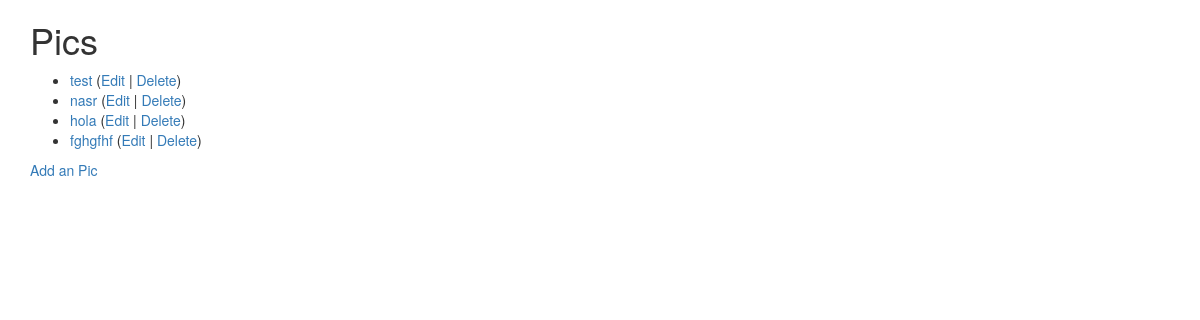
Page /pics/ (signed in) on the committed database.
### pics/models.py (models this page shows, shortened)
class Pic(models.Model):
    title = models.CharField(max_length=200,
                            validators=[MinLengthValidator(2, "Title must be greater than 2 characters")]
            )
    text = models.TextField()
    owner = models.ForeignKey(settings.AUTH_USER_MODEL, on_delete=models.CASCADE)
    picture  = models.BinaryField(null=True, blank=True, editable=True)
    content_type = models.CharField(max_length=256, null=True, blank=True
                                    , help_text="The MIMEType of the file")
    created_at = models.DateTimeField(auto_now_add=True)
    updated_at = models.DateTimeField(auto_now=True)

### pics/views.py (the view)
# urls.py: path('', views.PicListView.as_view(), name = "all"),
class PicListView(OwnerListView):
    model = Pic
    template_name = "pics/list.html"
    success_url = reverse_lazy('pics:all')

### pics/templates/pics/list.html
{% extends "base_bootstrap.html" %}
{% block content %}
<h1>Pics</h1>
<p>
    {% if pic_list %}
    <ul>
        {% for pic in pic_list %}
        <li>
            <a href="{% url 'pics:pic_detail' pic.id %}">{{pic.title}}</a>
            {% if pic.owner == user %}
                (<a href="{% url 'pics:pic_update' pic.id %}">Edit</a> |
                <a href="{% url 'pics:pic_delete' pic.id %}">Delete</a>)
            {% endif %}
        </li>
        {% endfor %}
    </ul>
    {% else%}
        <p>There are no pics in the database.</p>
    {% endif %}
</p>
<p>
    <a href="{% url 'pics:pic_create' %}">Add an Pic</a>
</p>
{% endblock %}

### rows in the picture
Pic: title "test", shows "Edit"
Pic: title "nasr", shows "Edit"
Pic: title "hola", shows "Edit"
Pic: title "fghgfhf", shows "Edit"
